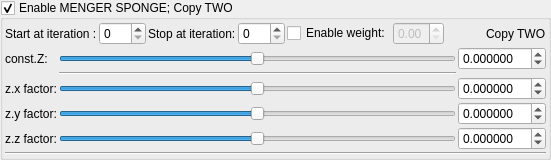
    <widget class="MyGroupBox" name="groupCheck_transform_mengerSponge2_enabled">
     <property name="title">
      <string>Enable MENGER SPONGE; Copy TWO</string>
     </property>
     <property name="checkable">
      <bool>true</bool>
     </property>
     <layout class="QVBoxLayout" name="verticalLayout_32" stretch="0,0,0">
      <property name="spacing">
       <number>2</number>
      </property>
      <property name="leftMargin">
       <number>2</number>
      </property>
      <property name="topMargin">
       <number>2</number>
      </property>
      <property name="rightMargin">
       <number>2</number>
      </property>
      <property name="bottomMargin">
       <number>2</number>
      </property>
      <item>
       <layout class="QGridLayout" name="gridLayout_52">
        <item row="0" column="0">
         <widget class="QLabel" name="label_131">
          <property name="text">
           <string>Start at iteration :</string>
          </property>
         </widget>
        </item>
        <item row="0" column="3">
         <widget class="MySpinBox" name="spinboxInt_transform_mengerSponge2_stop_iterations">
          <property name="sizePolicy">
           <sizepolicy hsizetype="Minimum" vsizetype="Maximum">
            <horstretch>0</horstretch>
            <verstretch>0</verstretch>
           </sizepolicy>
          </property>
          <property name="maximum">
           <number>250</number>
          </property>
         </widget>
        </item>
        <item row="0" column="1">
         <widget class="MySpinBox" name="spinboxInt_transform_mengerSponge2_start_iterations">
          <property name="sizePolicy">
           <sizepolicy hsizetype="Minimum" vsizetype="Maximum">
            <horstretch>0</horstretch>
            <verstretch>0</verstretch>
           </sizepolicy>
          </property>
          <property name="minimum">
           <number>0</number>
          </property>
          <property name="maximum">
           <number>250</number>
          </property>
          <property name="value">
           <number>0</number>
          </property>
         </widget>
        </item>
        <item row="0" column="2">
         <widget class="QLabel" name="label_134">
          <property name="text">
           <string>Stop at iteration:</string>
          </property>
         </widget>
        </item>
        <item row="0" column="9">
         <widget class="QLabel" name="label_135">
          <property name="text">
           <string>Copy TWO</string>
          </property>
         </widget>
        </item>
        <item row="0" column="7">
         <widget class="MyDoubleSpinBox" name="spinbox_transform_mengerSponge2_weight">
          <property name="enabled">
           <bool>false</bool>
          </property>
          <property name="sizePolicy">
           <sizepolicy hsizetype="Minimum" vsizetype="Maximum">
            <horstretch>0</horstretch>
            <verstretch>0</verstretch>
           </sizepolicy>
          </property>
          <property name="decimals">
           <number>2</number>
          </property>
          <property name="minimum">
           <double>0.000000000000000</double>
          </property>
          <property name="maximum">
           <double>1.000000000000000</double>
          </property>
          <property name="singleStep">
           <double>0.100000000000000</double>
          </property>
         </widget>
        </item>
        <item row="0" column="8">
         <spacer name="horizontalSpacer_18">
          <property name="orientation">
           <enum>Qt::Horizontal</enum>
          </property>
          <property name="sizeHint" stdset="0">
           <size>
            <width>40</width>
            <height>20</height>
           </size>
          </property>
         </spacer>
        </item>
        <item row="0" column="6">
         <widget class="QCheckBox" name="checkBox_transform_mengerSponge2_weight_enabled">
          <property name="text">
           <string>Enable weight:</string>
          </property>
         </widget>
        </item>
       </layout>
      </item>
      <item>
       <layout class="QGridLayout" name="gridLayout_53">
        <property name="spacing">
         <number>2</number>
        </property>
        <item row="3" column="1">
         <widget class="QLabel" name="label_145">
          <property name="text">
           <string>z.y factor:</string>
          </property>
         </widget>
        </item>
        <item row="4" column="3">
         <widget class="MyDoubleSpinBox" name="spinbox3_transform_mengerSponge2_factorConstantVect_z">
          <property name="sizePolicy">
           <sizepolicy hsizetype="Minimum" vsizetype="Maximum">
            <horstretch>0</horstretch>
            <verstretch>0</verstretch>
           </sizepolicy>
          </property>
          <property name="prefix">
           <string/>
          </property>
          <property name="suffix">
           <string/>
          </property>
          <property name="decimals">
           <number>6</number>
          </property>
          <property name="minimum">
           <double>-99.989999999999995</double>
          </property>
          <property name="maximum">
           <double>99.989999999999995</double>
          </property>
          <property name="singleStep">
           <double>0.100000000000000</double>
          </property>
         </widget>
        </item>
        <item row="4" column="1">
         <widget class="QLabel" name="label_136">
          <property name="text">
           <string>z.z factor:</string>
          </property>
         </widget>
        </item>
        <item row="4" column="2">
         <widget class="QSlider" name="slider3_transform_mengerSponge2_factorConstantVect_z">
          <property name="sizePolicy">
           <sizepolicy hsizetype="Expanding" vsizetype="Maximum">
            <horstretch>0</horstretch>
            <verstretch>0</verstretch>
           </sizepolicy>
          </property>
          <property name="minimum">
           <number>-5000000</number>
          </property>
          <property name="maximum">
           <number>5000000</number>
          </property>
          <property name="singleStep">
           <number>1</number>
          </property>
          <property name="orientation">
           <enum>Qt::Horizontal</enum>
          </property>
         </widget>
        </item>
        <item row="2" column="3">
         <widget class="MyDoubleSpinBox" name="spinbox3_transform_mengerSponge2_factorConstantVect_x">
          <property name="sizePolicy">
           <sizepolicy hsizetype="Minimum" vsizetype="Maximum">
            <horstretch>0</horstretch>
            <verstretch>0</verstretch>
           </sizepolicy>
          </property>
          <property name="prefix">
           <string/>
          </property>
          <property name="suffix">
           <string/>
          </property>
          <property name="decimals">
           <number>6</number>
          </property>
          <property name="minimum">
           <double>-99.989999999999995</double>
          </property>
          <property name="maximum">
           <double>99.989999999999995</double>
          </property>
          <property name="singleStep">
           <double>0.100000000000000</double>
          </property>
         </widget>
        </item>
        <item row="3" column="3">
         <widget class="MyDoubleSpinBox" name="spinbox3_transform_mengerSponge2_factorConstantVect_y">
          <property name="sizePolicy">
           <sizepolicy hsizetype="Minimum" vsizetype="Maximum">
            <horstretch>0</horstretch>
            <verstretch>0</verstretch>
           </sizepolicy>
          </property>
          <property name="prefix">
           <string/>
          </property>
          <property name="suffix">
           <string/>
          </property>
          <property name="decimals">
           <number>6</number>
          </property>
          <property name="minimum">
           <double>-99.989999999999995</double>
          </property>
          <property name="maximum">
           <double>99.989999999999995</double>
          </property>
          <property name="singleStep">
           <double>0.100000000000000</double>
          </property>
         </widget>
        </item>
        <item row="3" column="2">
         <widget class="QSlider" name="slider3_transform_mengerSponge2_factorConstantVect_y">
          <property name="sizePolicy">
           <sizepolicy hsizetype="Expanding" vsizetype="Maximum">
            <horstretch>0</horstretch>
            <verstretch>0</verstretch>
           </sizepolicy>
          </property>
          <property name="minimum">
           <number>-5000000</number>
          </property>
          <property name="maximum">
           <number>5000000</number>
          </property>
          <property name="singleStep">
           <number>1</number>
          </property>
          <property name="orientation">
           <enum>Qt::Horizontal</enum>
          </property>
         </widget>
        </item>
        <item row="2" column="1">
         <widget class="QLabel" name="label_143">
          <property name="text">
           <string>z.x factor:</string>
          </property>
         </widget>
        </item>
        <item row="0" column="1">
         <widget class="QLabel" name="label_175">
          <property name="text">
           <string>const.Z:</string>
          </property>
         </widget>
        </item>
        <item row="2" column="2">
         <widget class="QSlider" name="slider3_transform_mengerSponge2_factorConstantVect_x">
          <property name="sizePolicy">
           <sizepolicy hsizetype="Preferred" vsizetype="Preferred">
            <horstretch>0</horstretch>
            <verstretch>0</verstretch>
           </sizepolicy>
          </property>
          <property name="minimum">
           <number>-5000000</number>
          </property>
          <property name="maximum">
           <number>5000000</number>
          </property>
          <property name="singleStep">
           <number>1</number>
          </property>
          <property name="orientation">
           <enum>Qt::Horizontal</enum>
          </property>
         </widget>
        </item>
        <item row="0" column="2">
         <widget class="QSlider" name="slider_transform_mengerSponge2_constantZ">
          <property name="sizePolicy">
           <sizepolicy hsizetype="Preferred" vsizetype="Preferred">
            <horstretch>0</horstretch>
            <verstretch>0</verstretch>
           </sizepolicy>
          </property>
          <property name="minimum">
           <number>-5000000</number>
          </property>
          <property name="maximum">
           <number>5000000</number>
          </property>
          <property name="singleStep">
           <number>1</number>
          </property>
          <property name="orientation">
           <enum>Qt::Horizontal</enum>
          </property>
         </widget>
        </item>
        <item row="0" column="3">
         <widget class="MyDoubleSpinBox" name="spinbox_transform_mengerSponge2_constantZ">
          <property name="sizePolicy">
           <sizepolicy hsizetype="Minimum" vsizetype="Maximum">
            <horstretch>0</horstretch>
            <verstretch>0</verstretch>
           </sizepolicy>
          </property>
          <property name="prefix">
           <string/>
          </property>
          <property name="suffix">
           <string/>
          </property>
          <property name="decimals">
           <number>6</number>
          </property>
          <property name="minimum">
           <double>-99.989999999999995</double>
          </property>
          <property name="maximum">
           <double>99.989999999999995</double>
          </property>
          <property name="singleStep">
           <double>0.100000000000000</double>
          </property>
         </widget>
        </item>
        <item row="1" column="2">
         <widget class="Line" name="line_37">
          <property name="orientation">
           <enum>Qt::Horizontal</enum>
          </property>
         </widget>
        </item>
       </layout>
      </item>
      <item>
       <widget class="Line" name="line_24">
        <property name="orientation">
         <enum>Qt::Horizontal</enum>
        </property>
       </widget>
      </item>
     </layout>
    </widget>
